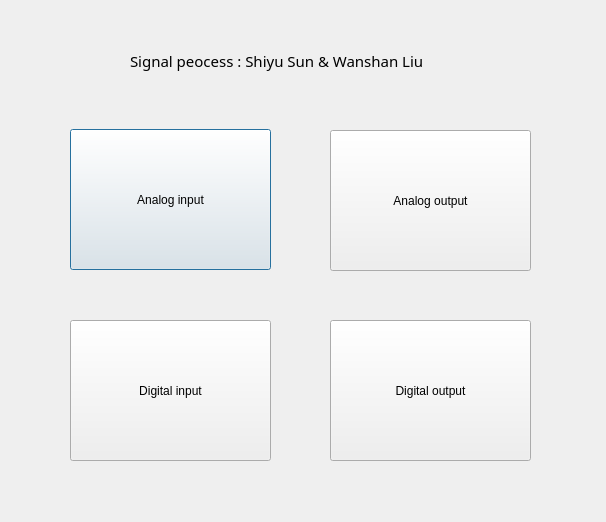
<?xml version="1.0" encoding="UTF-8"?>
<ui version="4.0">
 <class>MainProject</class>
 <widget class="QDialog" name="MainProject">
  <property name="geometry">
   <rect>
    <x>0</x>
    <y>0</y>
    <width>606</width>
    <height>522</height>
   </rect>
  </property>
  <property name="windowTitle">
   <string>MainProject</string>
  </property>
  <property name="styleSheet">
   <string notr="true"/>
  </property>
  <widget class="QPushButton" name="AI">
   <property name="geometry">
    <rect>
     <x>70</x>
     <y>129</y>
     <width>201</width>
     <height>141</height>
    </rect>
   </property>
   <property name="text">
    <string>Analog input</string>
   </property>
  </widget>
  <widget class="QPushButton" name="AO">
   <property name="geometry">
    <rect>
     <x>330</x>
     <y>130</y>
     <width>201</width>
     <height>141</height>
    </rect>
   </property>
   <property name="text">
    <string>Analog output</string>
   </property>
  </widget>
  <widget class="QPushButton" name="DI">
   <property name="geometry">
    <rect>
     <x>70</x>
     <y>320</y>
     <width>201</width>
     <height>141</height>
    </rect>
   </property>
   <property name="text">
    <string>Digital input</string>
   </property>
  </widget>
  <widget class="QPushButton" name="DO">
   <property name="geometry">
    <rect>
     <x>330</x>
     <y>320</y>
     <width>201</width>
     <height>141</height>
    </rect>
   </property>
   <property name="text">
    <string>Digital output</string>
   </property>
  </widget>
  <widget class="QLabel" name="label">
   <property name="geometry">
    <rect>
     <x>130</x>
     <y>40</y>
     <width>351</width>
     <height>41</height>
    </rect>
   </property>
   <property name="font">
    <font>
     <family>3ds</family>
     <pointsize>11</pointsize>
    </font>
   </property>
   <property name="text">
    <string>Signal peocess : Shiyu Sun &amp; Wanshan Liu</string>
   </property>
  </widget>
 </widget>
 <resources/>
 <connections/>
</ui>
